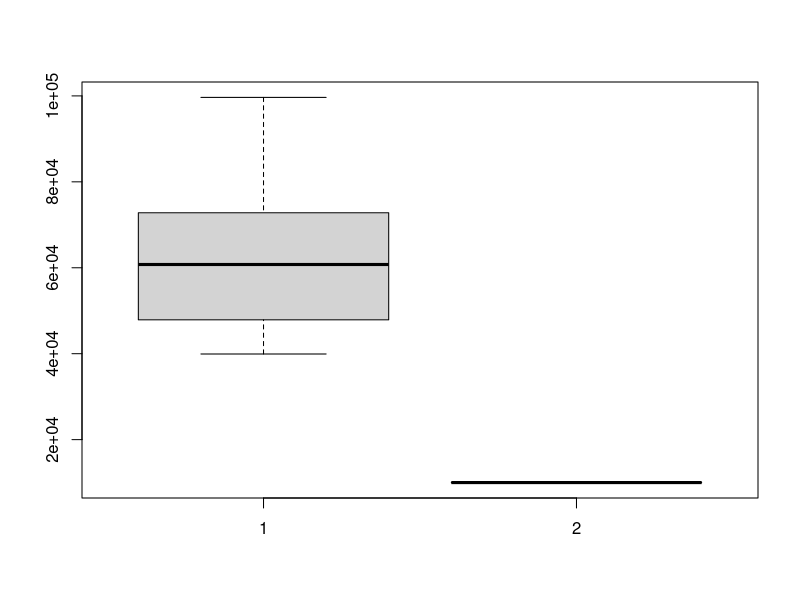

Recreate this plot in R.
setwd("~/Escritorio/R/Practica 1")

empleados <- read.table("empleados.txt",sep = ",", header = TRUE)
salarios <- read.table("salarios.txt",sep = "\t",header = TRUE)

names(empleados)
names(salarios)

#a)
head(empleados)
tail(empleados)

head(salarios)
tail(salarios)

salario_medio_por_empleado = c()
salario_med = c()
salario_dp = c()

for(x in 0:length(unique(salarios$Num_Empleado))){
   salario_medio_por_empleado[x] = mean(salarios$Salario[salarios$Num_Empleado == unique(salarios$Num_Empleado)[x]])
   salario_med[x] = median(salarios$Salario[salarios$Num_Empleado == unique(salarios$Num_Empleado)[x]])
   salario_dp[x] = sd(salarios$Salario[salarios$Num_Empleado == unique(salarios$Num_Empleado)[x]])
   
}




sm <- data.frame(empleado = toString(unique(salarios$Num_Empleado)), sueldo_medio = salario_medio_por_empleado, mediana = salario_med, desviacion_tipica = salario_dp)
sm
##EMPLEADO CON MAYOR SUELDO
sm$empleado[which.max(sm$sueldo_medio)]
sm$empleado[which.min(sm$sueldo_medio)]


#usando boxplot
boxplot(salarios$Salario, salarios$Num_Empleado)

#usando merge
newData <- merge(salarios, empleados, all=TRUE)

newData




